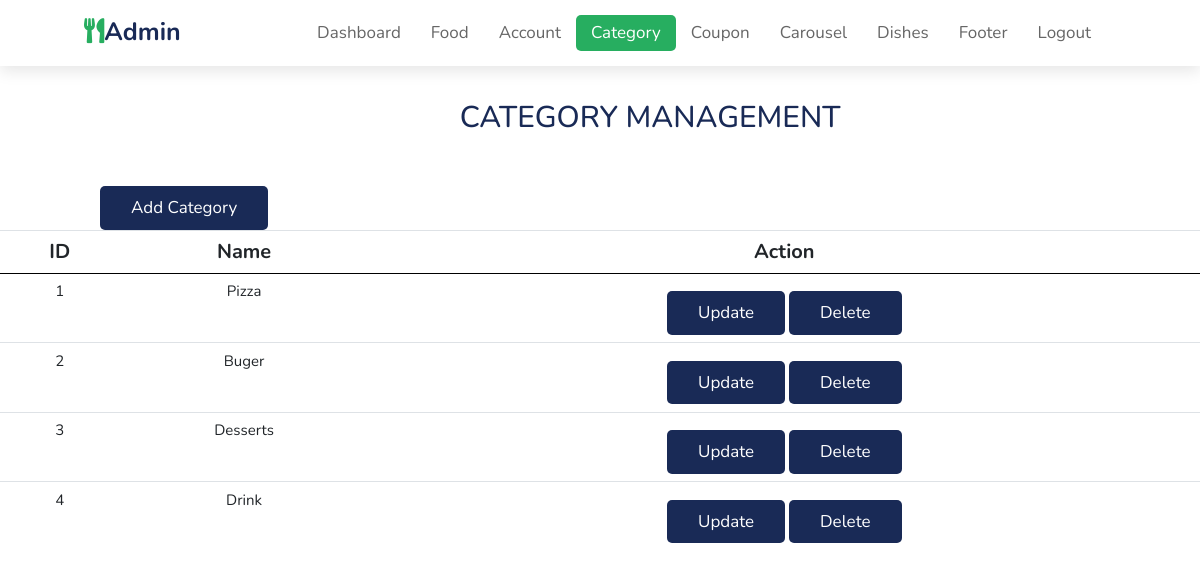
Screenshot of /admin/category.php (signed in) with the database file from the repository.
### tables this page shows
CREATE TABLE `category` (
  `Category_ID` int(10) UNSIGNED NOT NULL,
  `Category_Name` varchar(100) NOT NULL
);

### admin/category.php (the view, shortened to what this page needs)
<?php
include("./config/constant.php");
?>
<html lang="en">
<head>
    <link rel="stylesheet" href="https://cdnjs.cloudflare.com/ajax/libs/font-awesome/5.15.3/css/all.min.css">
    <link rel="stylesheet" href="https://cdn.jsdelivr.net/npm/bootstrap@4.6.0/dist/css/bootstrap.min.css">
    <link rel="stylesheet" href="../css/style.css">
    <link rel="stylesheet" href="./css/admin.css">
    <link rel="stylesheet" href="./css/add__modal.css">
</head>
<body>
    <header>
        <a href="#" class="logo"><i class="fas fa-utensils"></i>Admin</a>
        <nav class="navbar">
            <a href="index.php">dashboard</a>
            <a href="food.php">food</a>
            <a href="account.php">account</a>
            <a href="category.php" class="active">category</a>
            <a href="coupon.php">coupon</a>
            <a href="carousel.php">carousel</a>
            <a href="dishes.php">dishes</a>
            <a href="footer.php">footer</a>
            <a href="./function/logout.php">logout</a>
        </nav>
    </header>
    <div class="header">
        <h1 class="heading"> Category Management </h1>
    </div>
    <div class="icon add">
        <a id="addCategory" href="#" class="btn">Add Category</a>
    </div>
    <div class="table">
        <table class="tb-1">
            <tr>
                <th>ID</th>
                <th>Name</th>
                <th>Action</th>
            </tr>
            <?php
                $sql = "SELECT * FROM Category";
                $res = mysqli_query($conn, $sql);
                if ($res == TRUE ) {
                    $count = mysqli_num_rows($res);
                    if ($count > 0) {
                        while($rows = mysqli_fetch_assoc($res)) {
                            $id = $rows['Category_ID'];
                            $name = $rows['Category_Name'];
                            ?>
                            <tr>
                                <td><?php echo $id; ?></td>
                                <td><?php echo $name; ?></td>
                                <td>
                                    <button type="button" class="btn editBtn">Update</button>
                                    <a href="./function/add-delete-category/delete-category.php?id=<?php echo $id ?>" class="btn">Delete</a>
                                </td>
                            </tr>
                            <?php
                        }
                    }
                }
            ?>
        </table>
    </div>
</body>
</html>

### css/style.css (style rules this page uses)
:root { --green: #27ae60; --black: #192a56; --light-color: #666; --box-shadow: 0 0.5rem 1.5rem rgba(0, 0, 0, 0.1); }
* { font-family: "Nunito", sans-serif; margin: 0; padding: 0; box-sizing: border-box; text-decoration: none; text-transform: capitalize; outline: none; border: none; transition: all 0.2s linear; }
html { font-size: 62.5%; overflow-x: hidden; scroll-padding-top: 5.5rem; scroll-behavior: smooth; }
.heading { text-align: center; color: var(--black); font-size: 3rem; padding-bottom: 2rem; text-transform: uppercase; }
.btn { margin-top: 1rem; display: inline-block; font-size: 1.7rem; color: #fff; background: var(--black); border-radius: 0.5rem; cursor: pointer; padding: 0.8rem 3rem; }
header { position: fixed; top: 0; left: 0; right: 0; background: #fff; padding: 1rem 7%; display: flex; align-items: center; justify-content: space-between; z-index: 1000; box-shadow: var(--box-shadow); }
header .logo { color: var(--black); font-size: 2.5rem; font-weight: bolder; }
header .logo i { color: var(--green); }
header .navbar a { font-size: 1.7rem; border-radius: 0.5rem; padding: 0.5rem 1.5rem; color: var(--light-color); }
header .navbar a.active, header .navbar a:hover { color: #fff; background: var(--green); text-decoration: none; }

### admin/css/admin.css (style rules this page uses)
.header { margin: 10rem 0 0 10rem; }
.add { margin: 2rem 0 0 10rem; }
.tb-1 { width: 100%; }
table tr th { border-bottom: 1px solid black; padding: 2rem 2rem 2rem 0; text-align: center; font-size: 20px; }
table tr td { padding: 2rem 2rem 2rem 0; font-size: 15px; text-align: center; }

### rows the page displays
category: Category_ID "1", Category_Name "Pizza"
category: Category_ID "2", Category_Name "Buger"
category: Category_ID "3", Category_Name "Desserts"
category: Category_ID "4", Category_Name "Drink"
